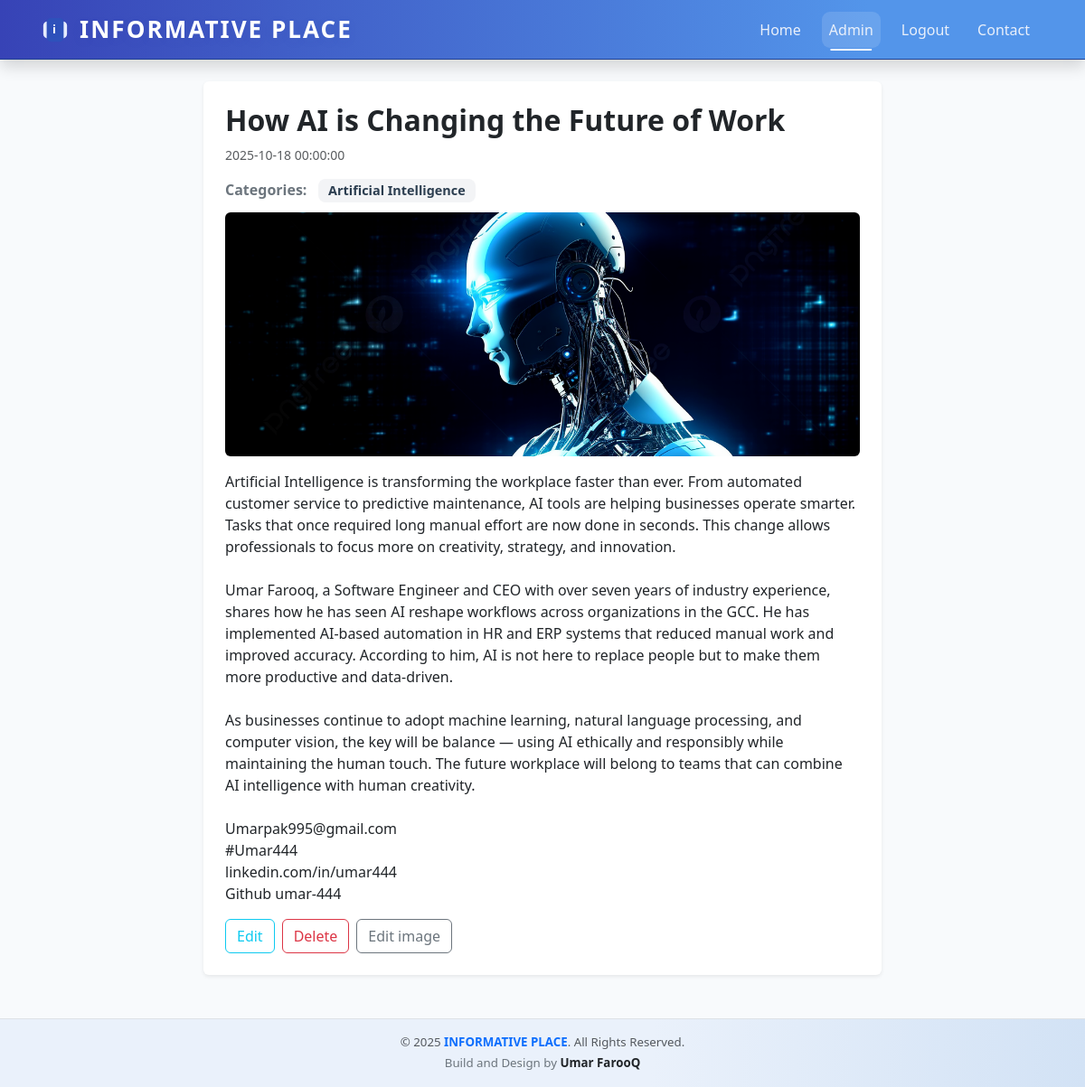
The app's page /admin/article.php?id=1 (signed in) with its own data.
### tables this page shows
CREATE TABLE `article` (
  `id` int NOT NULL,
  `title` varchar(128) NOT NULL,
  `content` text NOT NULL,
  `published_at` datetime DEFAULT NULL,
  `image_file` varchar(200) DEFAULT NULL
);

CREATE TABLE `category` (
  `id` int NOT NULL,
  `name` varchar(128) NOT NULL
);

### classes/Article.php (called while the page is built, shortened)
<?php
	class Article
	{
		public static function getWithCategories($conn, $id, $only_published=false)
		{
			$sql = "SELECT article.*, category.name AS category_name
							FROM article
							LEFT JOIN article_category
							ON article.id = article_category.article_id
							LEFT JOIN category
							ON article_category.category_id = category.id
							WHERE article.id = :id";
			$stmt = $conn->prepare($sql);
			$stmt->bindValue(':id',$id, PDO::PARAM_INT);
			$stmt->execute();
			return $stmt->fetchAll(PDO::FETCH_ASSOC);
		}
	}

### admin/article.php (the view, shortened to what this page needs)
<?php
$conn = require '../include/db.php';
if (isset($_GET['id']))
{
	$article = Article::getWithCategories($conn, $_GET['id']);
} else {
	$article = null;
}
?>
<?php require '../include/header.php'; ?>
<?php if ($article): ?>
    <article class="card shadow-sm border-0 p-4 my-4 mx-auto" style="max-width: 750px;">
        <h2 class="fw-bold mb-2"><?= htmlspecialchars($article[0]['title']); ?></h2>
        <?php if ($article[0]['published_at']): ?>
            <time class="small text-muted mb-3 d-block"><?= $article[0]['published_at'] ?></time>
        <?php else: ?>
            <span class="badge bg-warning text-dark mb-3">Unpublished</span>
        <?php endif; ?>
        <?php if ($article[0]['category_name']): ?>
            <div class="mb-2">
                <span class="me-2 fw-semibold text-secondary">Categories:</span>
                <?php foreach ($article as $a): ?>
                    <span class="badge category-badge"><?= htmlspecialchars($a['category_name']); ?></span>
                <?php endforeach; ?>
            </div>
        <?php endif; ?>
        <?php if ($article[0]['image_file']): ?>
            <img src="/uploads/<?= $article[0]['image_file']; ?>" alt="Content Image" class="img-fluid rounded mb-3" style="max-height: 270px; object-fit:cover; width:100%;">
        <?php endif; ?>
        <div class="mb-3" style="white-space:pre-line;"> <?= htmlspecialchars($article[0]['content']); ?></div>
        <div class="d-flex gap-2">
            <a href="edit-article.php?id=<?= $article[0]['id']; ?>" class="btn btn-outline-info">Edit</a>
            <a class="btn btn-outline-danger delete" href="delete-article.php?id=<?= $article[0]['id']; ?>">Delete</a>
            <a href="edit-article-image.php?id=<?= $article[0]['id']; ?>" class="btn btn-outline-secondary">Edit image</a>
        </div>
    </article>
<?php else: ?>
    <div class="alert alert-danger">No Article found.</div>
<?php endif; ?>
<?php require '../include/footer.php'; ?>

### css/styles.css (style rules this page uses)
body { background: #f8fafc; font-family: "Segoe UI", Arial, sans-serif; }
.category-badge { background: #f3f4f6; color: #2c3e50; padding: .4em .8em; font-size: 0.90em; border-radius: 8px; margin: 0 .2em .2em 0; }

### records on screen
article: title "How AI is Changing the Future of Work", published_at "2025-10-18 00:00:00", category.name "Artificial Intelligence", image_file (picture), content "Artificial Intelligence is transforming the workplace faster than ever. From automated customer service to predictive maintenance, AI tools are helping businesses operate smarter. Tasks that once required long manual effort are now done in seconds. This change allows professionals to focus more on creativity, strategy, and innovation. Umar Farooq, a Software Engineer and CEO with over seven years of industry experience, shares how he has seen AI reshape workflows across organizations in the GCC. He has implemented AI-based automation in HR and ERP systems that reduced manual work and improved accuracy. According to him, AI is not here to replace people but to make them more productive and…"
